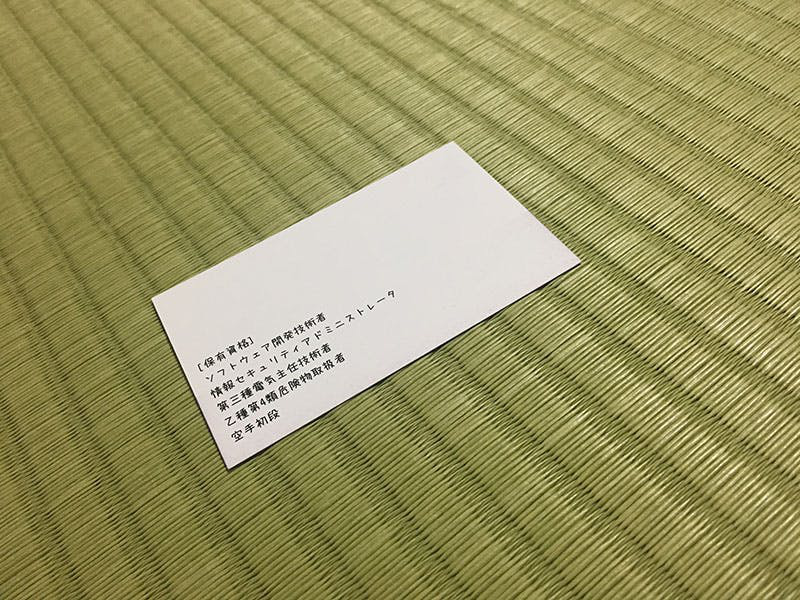
#> input picture HymograpyTransition/qiita-sample.png, 800 x 600 px
$ jupyter execute projective_transformation2.ipynb
#> lines starting #> are read from the running program, lines starting #| are printed output that depends on the picture; after the words box and inside, x2 and y2 are one past the last pixel; in counts of white or black regions, pixels touching at a corner belong together
[cell 1]
import cv2
import numpy as np

from IPython.display import display, Image

def display_cv_image(image, format='.png'):
    decoded_bytes = cv2.imencode(format, image)[1].tobytes()
    display(Image(data=decoded_bytes))

img = cv2.imread("qiita-sample.png")
#> img is the input picture: shape (600, 800, 3); mean B, G, R 97.2, 148.5, 153.3
display_cv_image(img)

# グレイスケール化
gray = cv2.cvtColor(img, cv2.COLOR_BGR2GRAY)
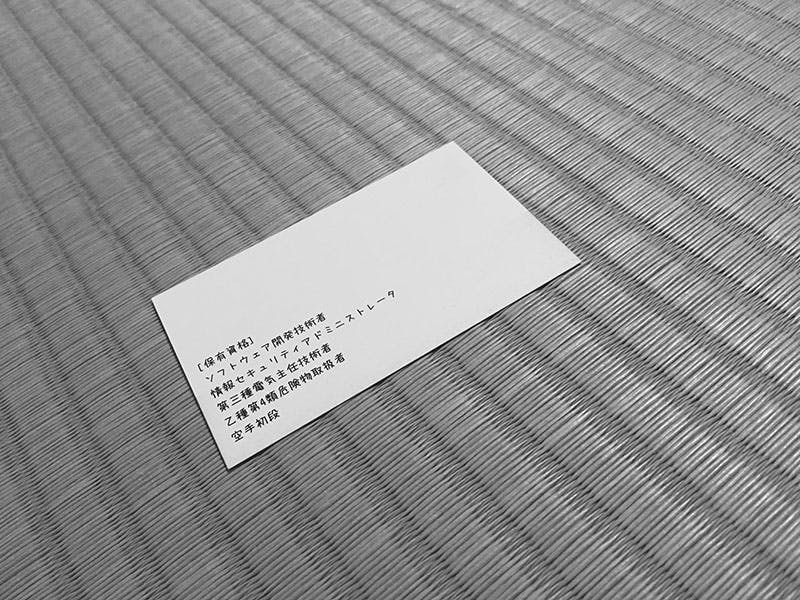
#> gray: shape (600, 800); min 0, max 255, mean 144.1

# 二値化
ret,th1 = cv2.threshold(gray,200,255,cv2.THRESH_BINARY)
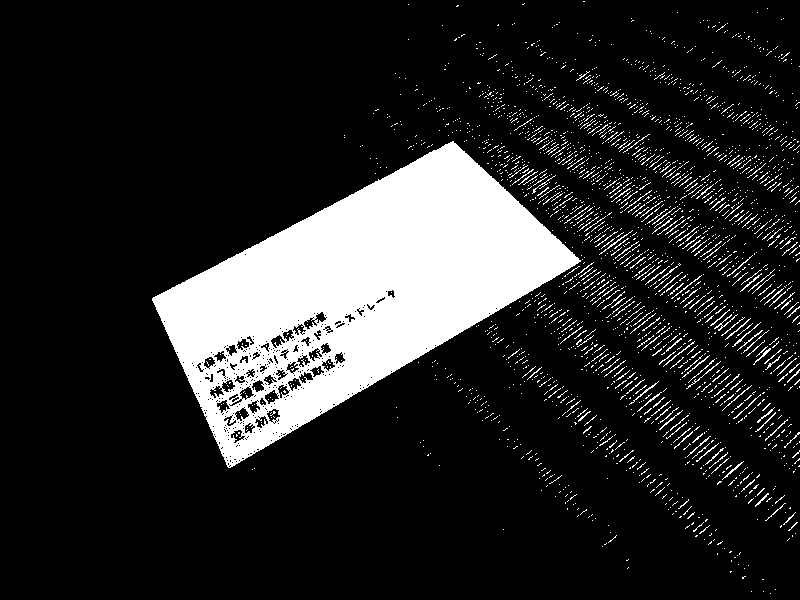
#> th1: shape (600, 800); 15.6% white; 2357 white regions (2206 under 20 px)
display_cv_image(th1)

# 輪郭抽出
# findContoursメソッドは、OpenCV でオブジェクトの輪郭を検出するメソッド
contours, hierarchy = cv2.findContours(th1, cv2.RETR_TREE, cv2.CHAIN_APPROX_SIMPLE)
#> contours = 2768 contours, 2694 with area under 20; largest, box (x1, y1, x2, y2) and area: (152, 141, 581, 468) 65896, (264, 389, 280, 405) 126, (234, 407, 250, 422) 125, (239, 386, 255, 401) 124, (266, 408, 281, 423) 120

# 面積の大きいもののみ選別
areas = []
for cnt in contours:
    area = cv2.contourArea(cnt)
    if area > 10000:
        epsilon = 0.1*cv2.arcLength(cnt,True)
        approx = cv2.approxPolyDP(cnt,epsilon,True)
        areas.append(approx)
#> this loop made 2768 passes
#> (area, epsilon, approx) on pass 1645: (65895.5, 119.4, [[580, 260], [452, 141], [152, 300], [230, 467]])
#> after the loop, areas = [[[580, 260], [452, 141], [152, 300], [230, 467]]]

cv2.drawContours(img,areas,-1,(0,255,0),3)
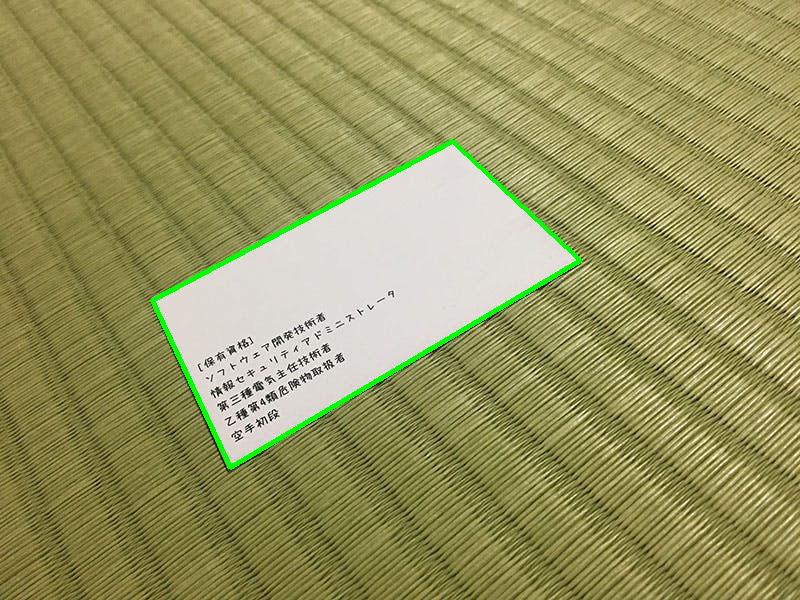
#> img: shape (600, 800, 3); 1.12% of pixels changed, all inside (x1, y1, x2, y2) = (150, 139, 583, 470)
display_cv_image(img)

[cell 2]
img = cv2.imread("qiita-sample.png")

dst = []

pts1 = np.float32(areas[0])
#> pts1 = [[580, 260], [452, 141], [152, 300], [230, 467]]
pts2 = np.float32([[600,300],[600,0],[0,0],[0,300]])

M = cv2.getPerspectiveTransform(pts1,pts2)
#> M = [[2.41, -1.12, -28.59], [1.52, 2.88, -1094.6], [0.000522, 0.00188, 1]]
dst_img = cv2.warpPerspective(img,M,(600,300))
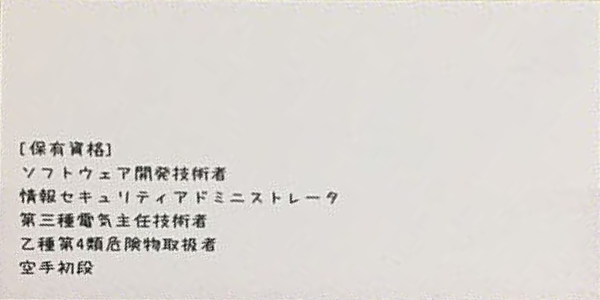
#> dst_img: shape (300, 600, 3); mean B, G, R 211.4, 215.8, 219.9

display_cv_image(dst_img)
